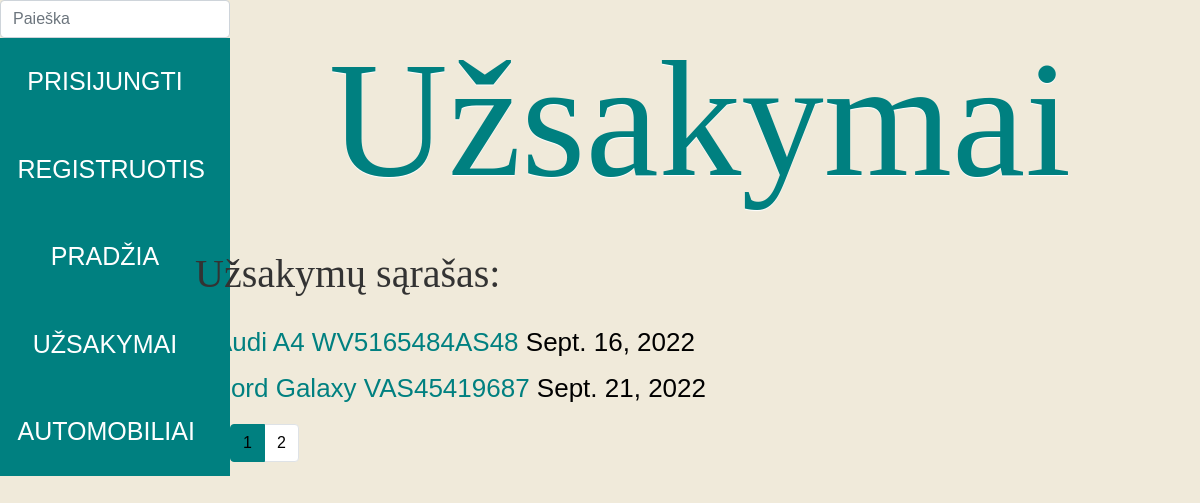
Screenshot of /autoservice/orders/ with the database file from the repository.
### autoservice/models.py (models this page shows, shortened)
class Uzsakymas(models.Model):
    data = models.DateField("Data", null=True, blank=True)
    automobilis_id = models.ForeignKey(
        "Automobilis", on_delete=models.SET_NULL, null=True
    )
    suma = models.FloatField("Suma", max_length=200)
    UZSAKYMO_STATUS = (
        ("p", "Priimtas"),
        ("v", "Vykdomas"),
        ("i", "Įvykdytas"),
        ("a", "Atmestas"),
    )
    status = models.CharField(
        max_length=1,
        choices=UZSAKYMO_STATUS,
        blank=True,
        default="p",
        help_text="Statusas",
    )
    class Meta:
        verbose_name = "Užsakymas"
        verbose_name_plural = "Užsakymai"

class Automobilis(models.Model):
    valstybinis_nr = models.CharField("Valstybinis_NR", max_length=7)
    automobilio_modelis_id = models.ForeignKey(
        "AutomobilioModelis", on_delete=models.SET_NULL, null=True
    )
    VIN_kodas = models.CharField(
        "VIN_kodas", max_length=200, help_text="Įveskite VIN kodą"
    )
    klientas = models.CharField("Klientas", max_length=200)
    nuotrauka = models.ImageField("Nuotrauka", upload_to="auto_nuotraukos", null=True)
    class Meta:
        verbose_name = "Automobilis"
        verbose_name_plural = "Automobiliai"
    def __str__(self):
        return f"{self.automobilio_modelis_id} {self.VIN_kodas}"

class AutomobilioModelis(models.Model):
    marke = models.CharField(
        "Markė", max_length=50, help_text="Įveskite automobilio markę"
    )
    modelis = models.CharField(
        "Modelis", max_length=50, help_text="Įveskite automobilio modelį"
    )
    class Meta:
        verbose_name = "Automobilio modelis"
        verbose_name_plural = "Automobilių modeliai"
    def __str__(self):
        return f"{self.marke} {self.modelis}"

### autoservice/views.py (the view)
# urls.py: path("orders/", views.OrdersListView.as_view(), name="orders_link"),
class OrdersListView(generic.ListView):
    model = Uzsakymas
    paginate_by = 2
    template_name = "order_list.html"

### autoservice/templates/order_list.html
{% extends "base.html" %}
{% block content %}
<div class="cars">
<h1>Užsakymai</h1>
<p style="margin-top: 60px; margin-left: -20px">Užsakymų sąrašas:</p>
{% if uzsakymas_list %}
<ul>
    {% for order in uzsakymas_list %}
    <li><span class="text-wrapper">
        <a href="{{ order.id }}" style="color: #008080;">{{ order.automobilis_id }}</a> {{ order.data }}
    </span></li>
    {% endfor %}
</ul>
{% else %}
    <p>Užsakymų nėra</p>
{% endif %}
</div>
<div class="container puslapiai">
    <nav aria-label="...">
        {% if page_obj.has_other_pages %}
            <ul class="pagination">
                {% for i in page_obj.paginator.page_range %}
                    {% if page_obj.number == i %}
                        <li class="page-item active">
                            <a class="page-link"> {{ i }}</a>
                        </li>
                    {% else %}
                    <li class="page-item">
                        <a class="page-link" href="?page={{ i }}">{{ i }}</a>
                    </li>
                    {% endif %}
                {% endfor %}
            </ul>
        {% endif %}
    </nav>
</div>
{% endblock %}

### autoservice/static/css/styles.css (style rules this page uses)
ul { color: #008080; }
li::marker { font-size: 2rem; font-weight: bolder; }
.text-wrapper { color: black; font-size: 26px; }
.page-item.active .page-link { background: #008080; border-color: #008080; color:black; }
.page-link { color:black; }
.cars h1 { color: #008080; font-family: "Great Vibes", cursive; font-size: 165px; line-height: 160px; font-weight: normal; margin-bottom: 0px; margin-top: 40px; text-align: center; text-shadow: 0 1px 1px #fff; }
.cars p { color: #333333; font-family: Georgia, serif; font-size: 40px; line-height: 28px; margin: 0 0 28px 20px; }
* { margin: 0px; padding: 0px; }
body { font-family: 'Exo', sans-serif; }

### rows the page displays
Uzsakymas: automobilis_id "Audi A4 WV5165484AS48", data "Sept. 16, 2022"
Uzsakymas: automobilis_id "Ford Galaxy VAS45419687", data "Sept. 21, 2022"

### other values shown
{{ i }} "1"
{{ i }} "2"
